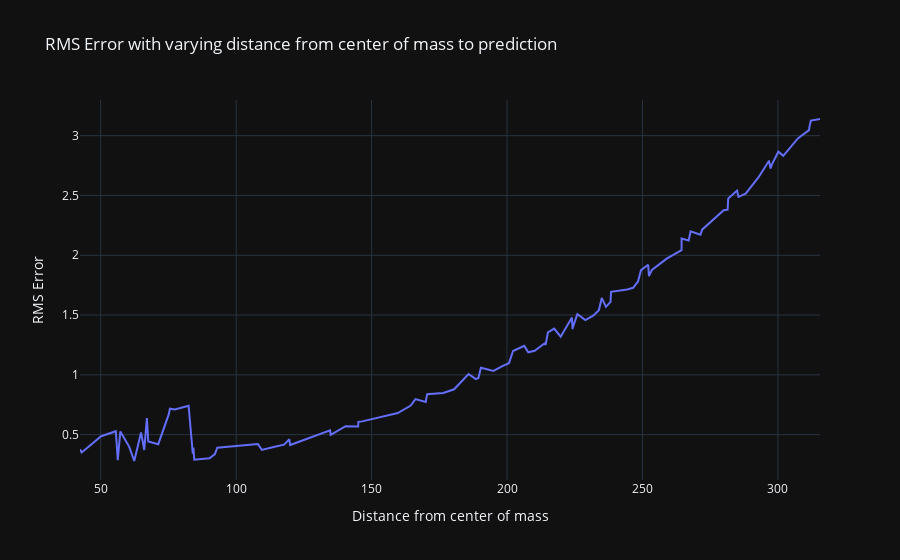

Notebook code cell kept with this figure:
### Code cell
rms_measurements = pd.DataFrame(rms_measurements)
rms_measurements = rms_measurements.sort_values(by='distance', ascending=True)
fig = go.Figure()
fig.update_layout(title = 'RMS Error with varying distance from center of mass to prediction',
                  yaxis_title = 'RMS Error',
                  xaxis_title = 'Distance from center of mass')

fig.add_trace(go.Scatter(
    x = rms_measurements['distance'],
    y = rms_measurements['rms'],
    name = '3D Model'
))
fig.show()
